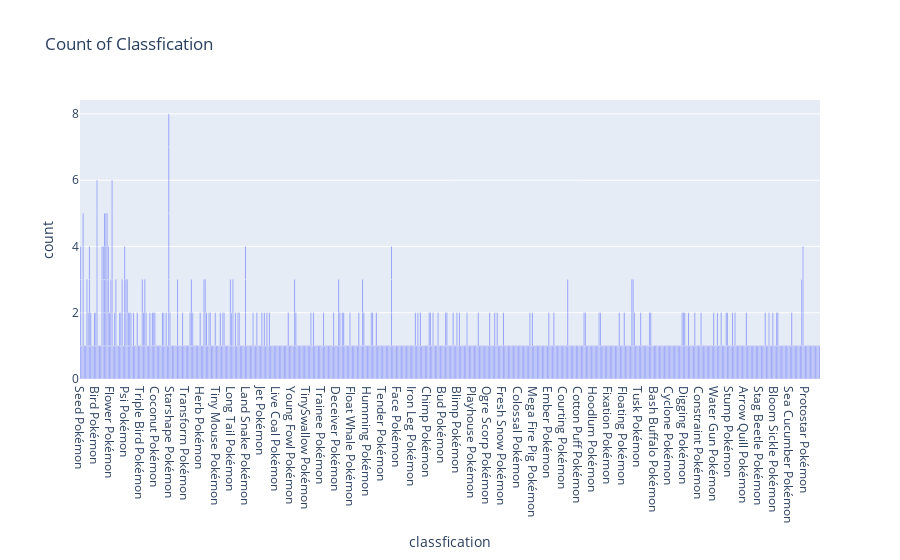

The notebook cell this image was saved under:
### Code cell
fig = px.bar(
    df,
    x="classfication",
    title="Count of Classfication",
)
fig.show()

### Figure 1 — Plotly figure (JSON) as saved in the notebook; plotly's stock layout.template omitted (floating-point values rounded to 4 significant figures; data arrays with more than 128 entries replaced by an {"elided": "..."} marker saying what was removed)
{"data": [{"hovertemplate": "classfication=%{x}<br>count=%{y}<extra></extra>", "legendgroup": "", "marker": {"color": "#636efa", "pattern": {"shape": ""}}, "name": "", "orientation": "v", "showlegend": false, "textposition": "auto", "type": "bar", "x": {"elided": "801 str values"}, "xaxis": "x", "y": {"elided": "801 int values"}, "yaxis": "y"}], "layout": {"barmode": "relative", "legend": {"tracegroupgap": 0}, "title": {"text": "Count of Classfication"}, "xaxis": {"anchor": "y", "domain": [0, 1], "title": {"text": "classfication"}}, "yaxis": {"anchor": "x", "domain": [0, 1], "title": {"text": "count"}}}}
